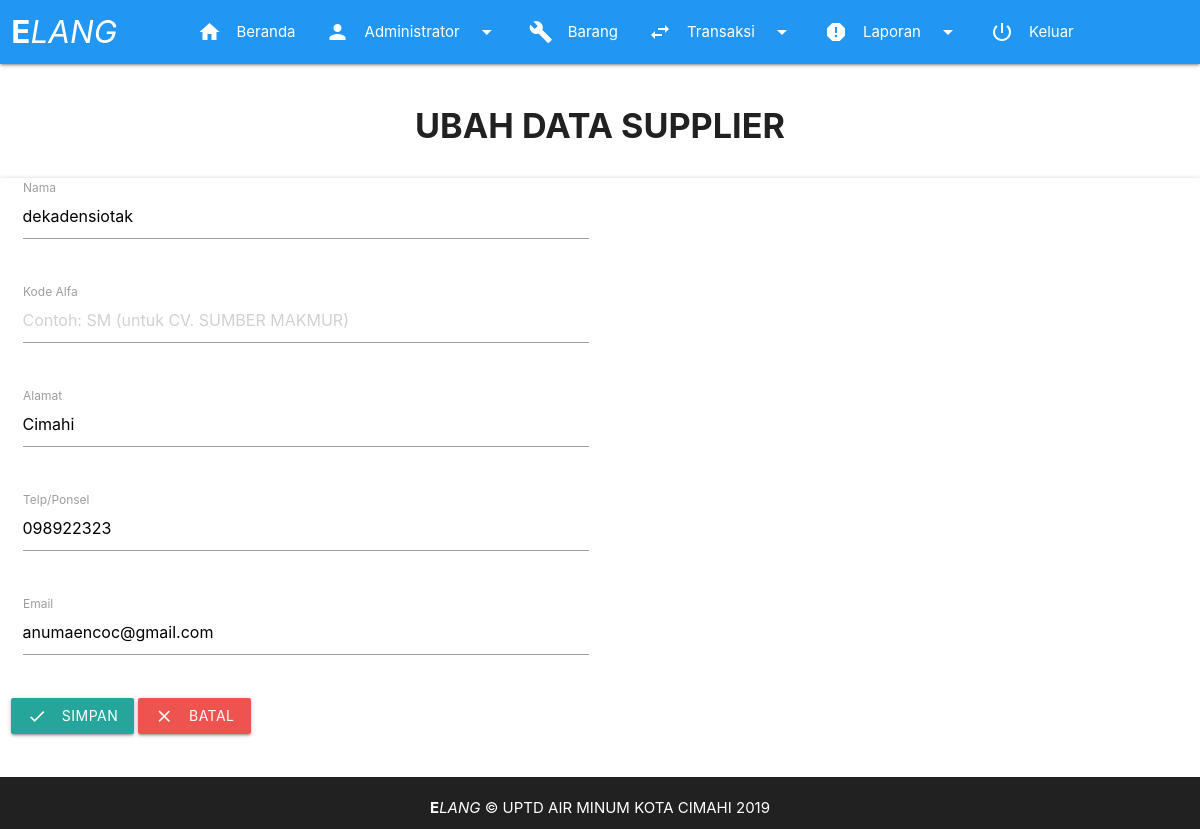
Screenshot of /page/edit_list_supplier.php?id=4 (signed in) with the database file from the repository.
### tables this page shows
CREATE TABLE `supplier` (
  `id` tinyint(4) NOT NULL,
  `kode` varchar(5) NOT NULL,
  `nama` varchar(255) NOT NULL,
  `alamat` text NOT NULL,
  `no_kontak` varchar(20) NOT NULL,
  `email` varchar(100) NOT NULL,
  `num_kode` int(3) NOT NULL
);

### fungsi/fungsi.php (called while the page is built, shortened)
<?php
function supplier_per_id($id){
	global $link;
	$query = "SELECT * FROM supplier WHERE id=$id";
	$result = mysqli_query($link, $query);
	return $result;
}
?>

### page/edit_list_supplier.php (the view, shortened to what this page needs)
<!DOCTYPE html>
  <html>
    <head>
      <?php require_once "../aset/view/headcontent.php"; ?>
    </head>
    <body>
      <?php
      require_once "../aset/view/header.php";
      require_once "../fungsi/db.php";
      require_once "../fungsi/fungsi.php";
      $id = $_GET['id'];
      if(isset($_GET['id'])){
        $supplier = supplier_per_id($id);
        while ($row = mysqli_fetch_assoc($supplier)){
          $nama_awal       = $row['nama'];
          $alamat_awal     = $row['alamat'];
          $no_kontak_awal  = $row['no_kontak'];
          $email_awal      = $row['email'];
        }
      }
      ?>
      <main>
        <div class="row">
          <div class="col s12">
            <h4><div class="center"><b>UBAH DATA SUPPLIER</b></div></h4>
          </div>
        </div>
        <form action="" method="post" class="tampilkanForm z-depth-1">
          <div class="row">
            <div class="col s12">
              <div class="input-field col s6">
                <label for="nama">Nama</label>
                <input name="nama" type="text" class="validate" value="<?=$nama_awal;?>">
              </div>
            </div>
          </div>
          <div class="row">
            <div class="col s12">
              <div class="input-field col s6">
                <label for="alpha_kode">Kode Alfa</label>
                <input name="alpha_kode" type="text" class="validate" placeholder="Contoh: SM (untuk CV. SUMBER MAKMUR)">
              </div>
            </div>
          </div>
          <div class="row">
            <div class="col s12">
              <div class="input-field col s6">
                <label for="alamat">Alamat</label>
                <input name="alamat" type="text" class="validate" value="<?=$alamat_awal;?>">
              </div>
            </div>
          </div>
          <div class="row">
            <div class="col s12">
              <div class="input-field col s6">
                <label for="telp">Telp/Ponsel</label>
                <input name="telp" type="text" class="validate" value="<?=$no_kontak_awal;?>">
              </div>
            </div>
          </div>
          <div class="row">
            <div class="col s12">
              <div class="input-field col s6">
                <label for="email">Email</label>
                <input name="email" type="email" class="validate" value="<?=$email_awal;?>">
              </div>
            </div>
          </div>
          <div class="row">
            <div class="col s12">
              <button class="btn waves-effect waves-light" type="submit" name="submit">Simpan
                <i class="material-icons left">check</i>
              </button>
              <a class="btn red lighten-1 waves-effect waves-light" href="list_supplier.php">Batal
                <i class="material-icons left">clear</i>
              </a>
            </div>
          </div>
          <br>
        </form>
      </main>
      <?php
      require_once "../aset/view/footer.php";
      ?>
    </body>
  </html>

### aset/css/style.css (style rules this page uses)
* { margin: 0; padding: 0; }
body { background: #fff; display: flex; min-height: 100vh; flex-direction: column; }
main { flex: 1 0 auto; }

### rows the page displays
supplier: nama "dekadensiotak", alamat "Cimahi", telp "098922323", email "anumaencoc@gmail.com"

### other values shown
$_SESSION['username'] "Administrator"
